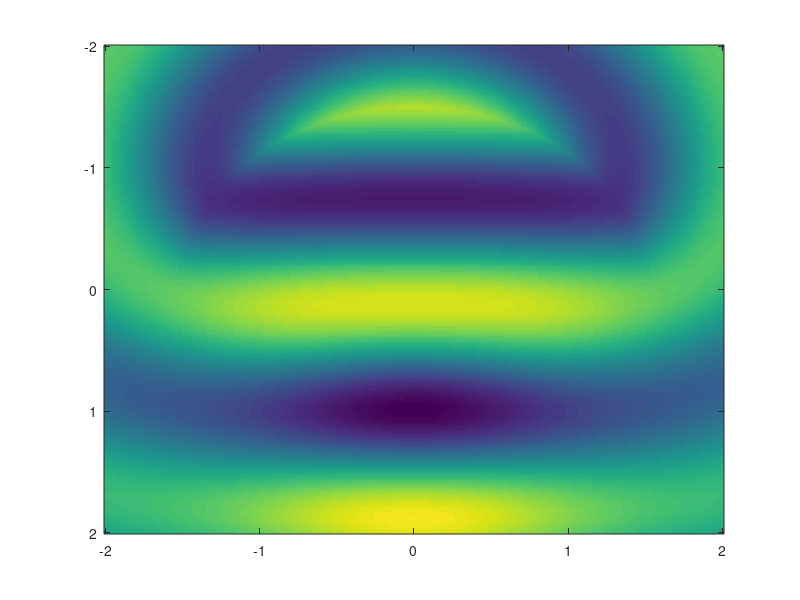

This chart was generated by the following MATLAB code: (Note: this script raises an error after producing the figure.)
%%%%%%%%%%%%%%%%%%%%%%%%%%%%%%%%%%%%%%%%%%%%%%%%%%%%%%%%%%%%%%%%%%%%%%%%%%%
% This work is supplementary material for the book                        %
%                                                                         %
% Jens Ahrens, Analytic Methods of Sound Field Synthesis, Springer-Verlag %
% Berlin Heidelberg, 2012, http://dx.doi.org/10.1007/978-3-642-25743-8    %
%                                                                         %
% It has been downloaded from http://soundfieldsynthesis.org and is       %
% licensed under a Creative Commons Attribution-NonCommercial-ShareAlike  %
% 3.0 Unported License. Please cite the book appropriately if you use     %
% these materials in your own work.                                       %
%                                                                         %
% (c) 2012 by Jens Ahrens                                                 %
%%%%%%%%%%%%%%%%%%%%%%%%%%%%%%%%%%%%%%%%%%%%%%%%%%%%%%%%%%%%%%%%%%%%%%%%%%%

clear;

% Note that this script is actually a simplified version of what is shown
% in Fig. 3.23. It is the 2D equivalent published in
%
% Jens Ahrens and Sascha Spors: On the Secondary Source Type Mismatch in
% Wave Field Synthesis Employing Circular Distributions of Loudspeakers.
% 127th Convention of the AES, New York, NY, USA, Oct. 2009

subfigure = 'a'; % for Fig. 3.23(a)
%subfigure = 'b'; % for Fig. 3.23(b)

theta_pw = pi/2;
M        = 40;
R        = 1.5;  % m
c        = 343;  % m/s

if ( subfigure == 'a' )
    f    = 200; % Hz
elseif ( subfigure == 'b' )
    f    = 1000; % Hz
end

k = (2*pi*f)/c;

alpha_0 = linspace( 0, 2*pi, 301 );
alpha_0 = alpha_0( 1 : end - 1 );

D_wfs = -2 .* 1i .* k .* cos( theta_pw - alpha_0 ) .* ...
                                exp( -1i .* k .* R .* cos( theta_pw - alpha_0 ) );
% secondary source selection
D_wfs( 1 : end/2 + 1 ) = 0;

% create spatial grid
X        = linspace( -2, 2, 200 );
Y        = linspace( -2, 2, 200 );
[ x, y ] = meshgrid( X, Y );

% convert to spherical coordinates
r     = sqrt( x.^2 + y.^2 );
alpha = atan2( y, x );

% initialize S_int and S_ext
S_int = zeros( size( r ) );
S_ext = zeros( size( r ) );

for m = -M : M
    disp( [ 'Calculating order ' num2str( m ) ' of ' num2str( M ) '.' ] );
       
    % numerical integration
    D_ring = sum( D_wfs .* exp( -1i .* m .* alpha_0 ), 2 ) / ( length( alpha_0 ) / 2 );
    
    G_ring_int = besselh( m, 2, k*R );
    G_ring_ext = besselj( m,    k*R );

    S_int = S_int + D_ring .* G_ring_int .* besselj( m,    k.*r ) .* exp( 1i * m * alpha );
    S_ext = S_ext + D_ring .* G_ring_ext .* besselh( m, 2, k.*r ) .* exp( 1i * m * alpha );  
                    
end

% assemble exterior and interior field
S          = zeros( size( x ) ); 
S( r < R ) = S_int( r < R );
S( r > R ) = S_ext( r > R );


% rotate the phase a bit to emphasize the deviation in Fig. 3.23(a).
S = S .* exp( 1i * 2*pi *.8 );

figure;
imagesc( X, Y, real( S ), [ -1 1 ] );
turn_imagesc;
colormap gray;
axis square;

hold on;

% plot secondary source distribution
x_circ = linspace( -R, R, 200 );
plot( x_circ,  sqrt( R.^2 - x_circ.^2 ), 'k:', 'Linewidth', 2 )
plot( x_circ, -sqrt( R.^2 - x_circ.^2 ), 'k' , 'Linewidth', 2 )

hold off;

xlabel( 'x (m)' );
ylabel( 'y (m)' );
graph_defaults;
